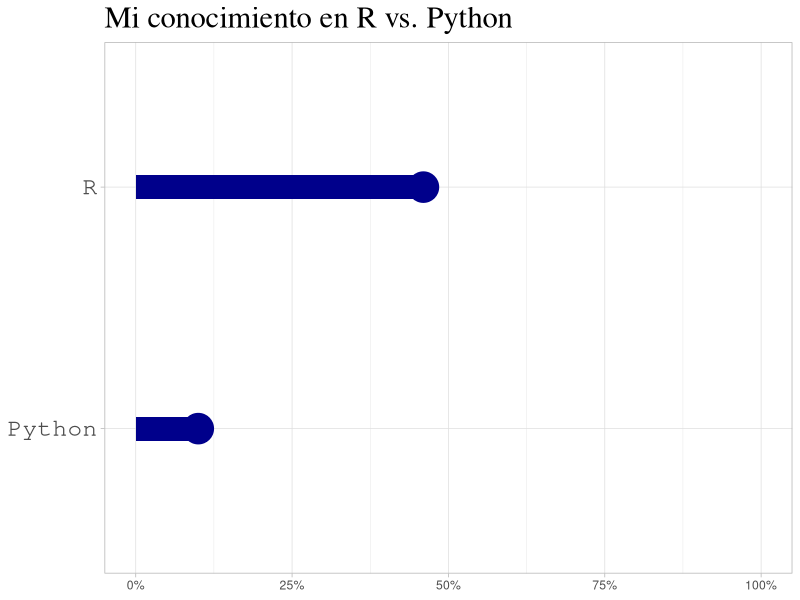

Write R code to recreate this figure.
## ---- chunk 1
knitr::opts_chunk$set(echo = FALSE)
library(tidyverse)

# Learn more about creating blogs with Distill at:
# https://rstudio.github.io/distill/blog.html
## ---- chunk 2
software <- c("R", "Python")
n <- c(.46, .10)

tibble(software, n) %>% 
  ggplot(aes(software, n)) +
  geom_col(width = 0.1, fill = "dark blue") +
  coord_flip() +
  geom_point(size = 10, color = "dark blue") +
  scale_y_continuous(labels = scales::percent, limits = c(0,1)) +
  labs(x = NULL,
       y = NULL,
       title = "Mi conocimiento en R vs. Python")+
  theme_light() +
  theme(plot.title = element_text(size = rel(2), family = "serif"),
        axis.text.y = element_text(size = rel(2), family = "mono"))
  
